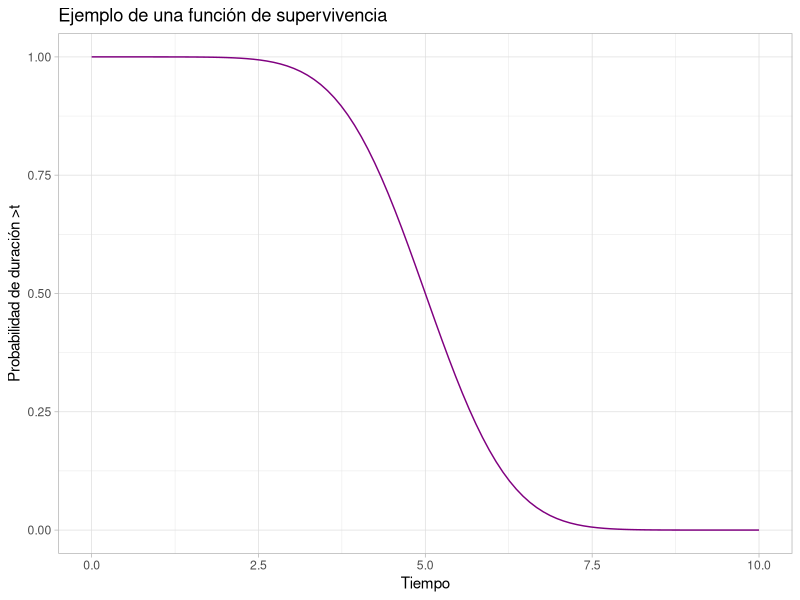
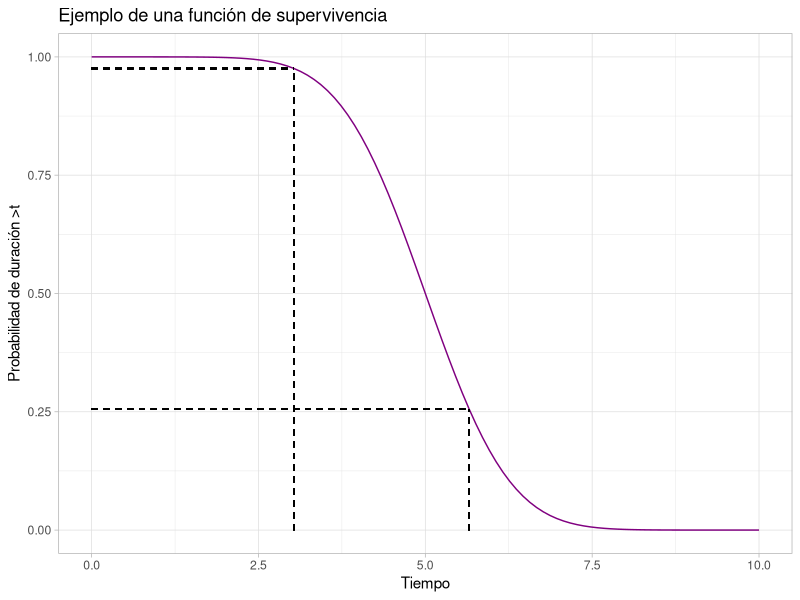
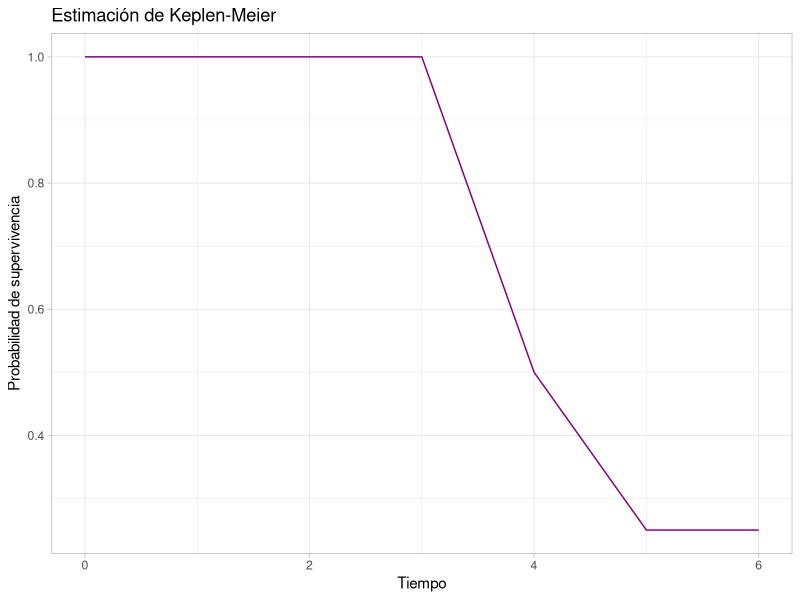

Write R code to recreate these figures, in order.
## ---- chunk 1
#| label: surv-func
#| echo: false
total <- 100
t <- seq(-5, 5, length.out = total)
y <-  1 - pnorm(t)

x <- t + 5

df_func <- data.frame(x, y)

library(ggplot2)
ggplot2::theme_set(ggplot2::theme_light())

ggplot(df_func, aes(x = x, y = y)) + 
  geom_line(col = "#800080") + 
  labs(
    title = "Ejemplo de una función de supervivencia", 
    x = "Tiempo", 
    y = "Probabilidad de duración >t"
  )
## ---- chunk 2
ggplot(df_func) + 
  geom_line(aes(x = x, y = y), col = "#800080") + 
  geom_segment(x = df_func$x[31], 
               y = 0, 
               xend = df_func$x[31], 
               yend = df_func$y[31], 
               linetype = 2) + 
  geom_segment(x = 0, 
               y = df_func$y[31], 
               xend = df_func$x[31], 
               yend = df_func$y[31],  
               linetype = 2) + 
  geom_segment(x = df_func$x[57], 
               y = 0, 
               xend = df_func$x[57], 
               yend = df_func$y[57], 
               linetype = 2) + 
  geom_segment(x = 0, 
               y = df_func$y[57], 
               xend = df_func$x[57], 
               yend = df_func$y[57],  
               linetype = 2) + 
  labs(
    title = "Ejemplo de una función de supervivencia", 
    x = "Tiempo", 
    y = "Probabilidad de duración >t"
  )
## ---- chunk 3
df_keplenmeier <- data.frame(
  t = 0:6, 
  n = c(5, 5, 5, 4, 4, 2, 1), 
  d = c(0, 0, 0, 0, 2, 1, 0)
)

df_keplenmeier$prob <- (df_keplenmeier$n - df_keplenmeier$d) / 
  df_keplenmeier$n

df_keplenmeier$surv <- purrr::accumulate(df_keplenmeier$prob, `*`)

ggplot(df_keplenmeier) + 
  geom_line(aes(x = t, y = surv), col = "#800080") + 
  labs(
    x = "Tiempo", 
    y = "Probabilidad de supervivencia", 
    title = "Estimación de Keplen-Meier"
  )
